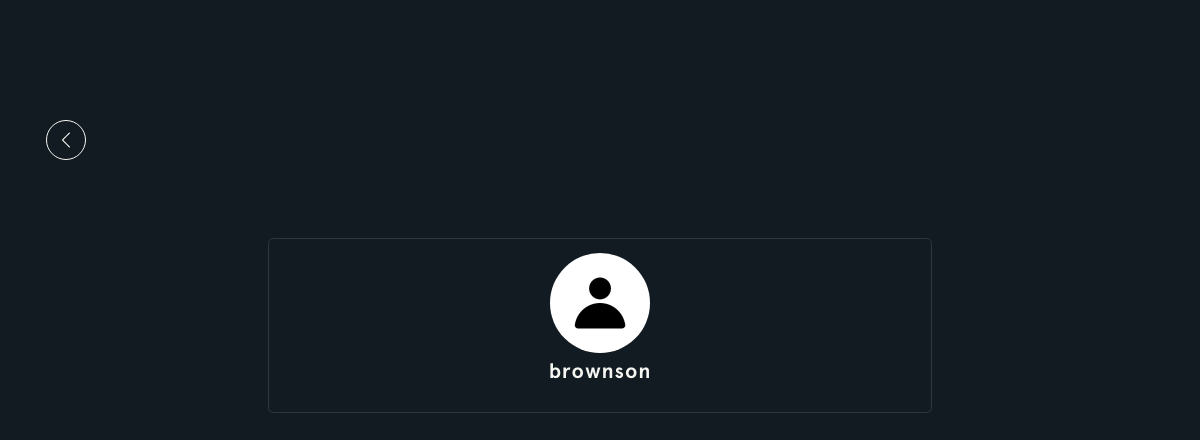
Page /user-info/48e1d7f801da4c0aae52e9071ffa8363 on the committed database.
### a_user/models.py (models this page shows, shortened)
class Profile(models.Model):
    user = models.OneToOneField(User, on_delete=models.CASCADE, blank=True, null=True)
    name = models.CharField(max_length=255, unique=True)
    bio = models.TextField(null=True, blank=True)
    username = models.CharField(max_length=255, unique=True)
    email = models.EmailField(max_length=255, unique=True)
    user_avatar = models.ImageField(null=True, blank=True, upload_to='user_avatar/', default='default-avatar.png')
    updated_time_stamp = models.DateTimeField(auto_now=True)
    created_time_stamp = models.DateTimeField(auto_now_add=True)
    id = models.UUIDField(default=uuid.uuid4, primary_key=True, unique=True, editable=False)
    @property
    def imageURL(self):
        try:
            url = self.user_avatar.url
        except:
            url = '/images/default-avatar.png'
        return url

### a_user/views.py (the view)
# urls.py: path('user-info/<str:pk>', views.userInfo, name='info'),
def userInfo(request, pk):
    user = get_object_or_404(Profile, pk=pk)
    context = {'user': user}
    return render(request, 'a_user/user_info.html', context)

### a_user/templates/a_user/user_info.html (shortened to what this page needs)
{% load static %}
<!DOCTYPE html>
<html lang="en" class="js has-scroll-init has-scroll-smooth">
  <head>
    <link rel="stylesheet" href="{% static '/css/bootstrap.min.css' %}" />
    <link rel="stylesheet" href="{% static '/css/user_info.css' %}" />
  </head>
  <body
    id="pageTop"
    class="page-content"
    data-spy="scroll"
    data-target="#mainNav"
  >
    <main>
      <div data-scroll class="page page--layout-2" id="main">
        <div id="hero">
          <div class="container-fluid">
            <div class="hero-intro">
              <a href="javascript:history.back()">
                <img
                  src="{% static '/images/left.png' %}"
                  class="img-fluid"
                  id="return_back"
                  alt="return_back-img"
                />
              </a>
              <div class="card d-flex mx-auto">
                <div class="card-body">
                  <img
                    src="{{user.imageURL}}"
                    class="img-fluid rounded-circle d-flex mx-auto"
                    id="user-avatar"
                    alt="user-avatar"
                  />
                  <h2>
                    {{user.name}}
                  </h2>
                </div>
              </div>
            </div>
          </div>
        </div>
      </div>
    </main>
  </body>
</html>

### static/css/user_info.css (style rules this page uses)
*, *::after, *::before { box-sizing: border-box; margin: 0; padding: 0; }
html, body { box-sizing: border-box; font-size: 14px; margin: 0; padding: 0; width: 100%; overflow-x: hidden; background: var(--main-color); -webkit-font-smoothing: antialiased; -moz-osx-font-smoothing: grayscale; scroll-behavior: smooth; }
a { text-decoration: none; }
.page-content { --main-color: #111b21; --text-color: #f6f6f3; --header-font: "Apercu-Bold"; --text-font: "GTAmerica-Light"; }
a { text-decoration: none; color: var(--accent-color); }
#hero { margin-top: 40%; }
.hero-intro { margin: 3%; }
#return_back { width: 5%; padding: 10px; border-radius: 50%; border: 1px solid var(--text-color); display: inline-block; width: 40px; height: 40px; margin-bottom: 9%; }
.hero-intro .card { border: 1px solid #2a3942; margin-top: 5%; max-width: 400px; margin: 0 auto; background: transparent; text-align: center; }
.hero-intro #user-avatar { width: 250px; height: 250px; object-fit: cover; }
.hero-intro h2 { color: var(--text-color); letter-spacing: 1px; font-family: var(--header-font); font-size: 2.6vh; margin-top: 2%; }
@media (min-width: 1200px) { #hero { margin-top: 10%; } }
@media (min-width: 1200px) { .hero-intro { margin: 3%; } }
@media (min-width: 1200px) { #return_back { width: 5%; padding: 10px; border-radius: 50%; display: inline-block; width: 40px; height: 40px; margin-bottom: 8%; } }
@media (min-width: 1200px) { .hero-intro .card { margin-top: -1%; max-width: 60%; } }
@media (min-width: 1200px) { .hero-intro #user-avatar { width: 100px; height: 100px; } }
@media (min-width: 1200px) { .hero-intro h2 { font-size: 2.6vh; margin-top: 1%; } }

### rows in the picture
Profile: imageURL (picture), name "brownson"
